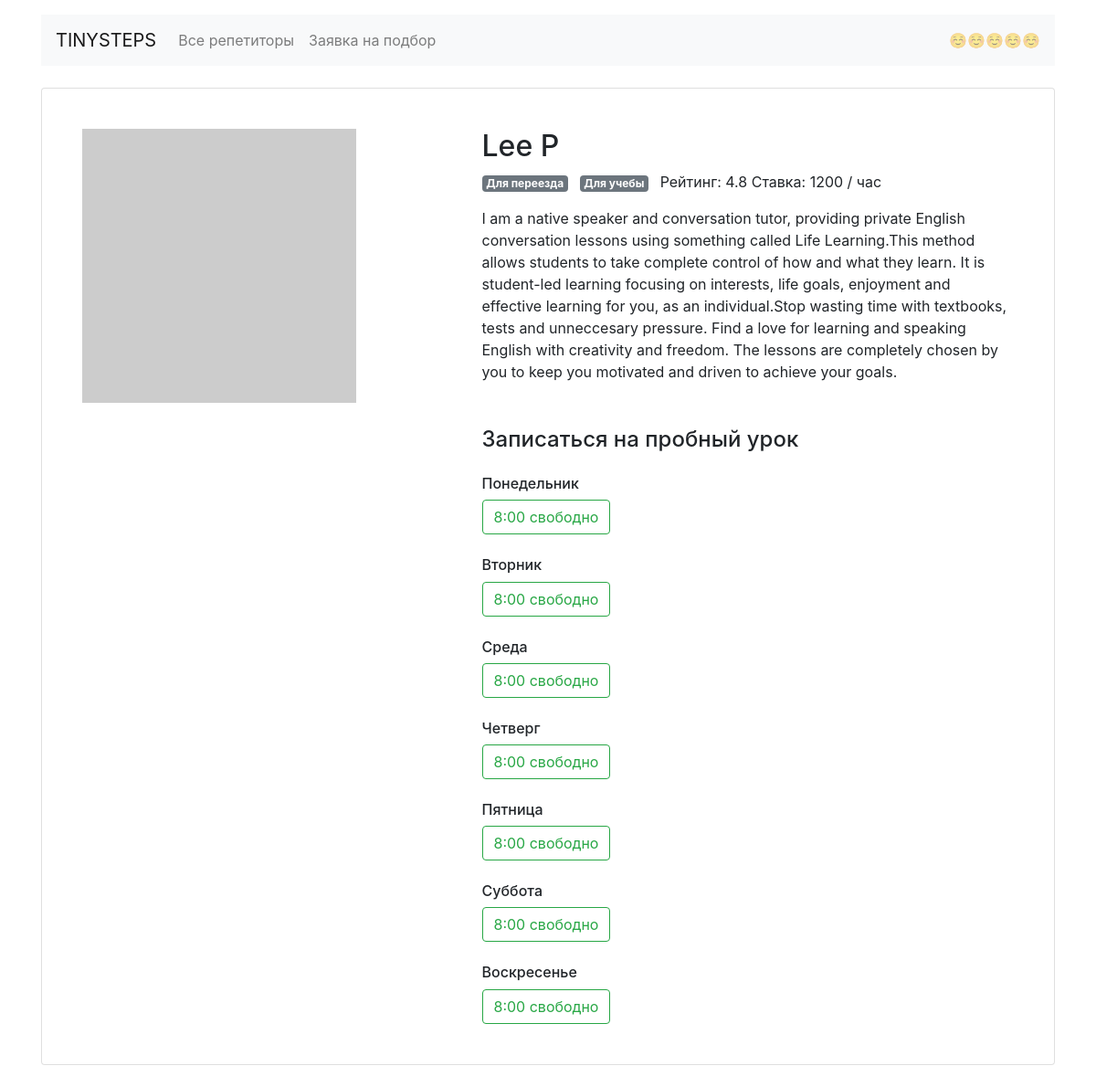
The page /profile/2 on the database its author committed.
### app.py (models this page shows)
class Teacher(db.Model):
    __tablename__ = "teachers"
    id = db.Column(db.Integer, primary_key=True)
    name = db.Column(db.String(100))
    about = db.Column(db.String)
    rating = db.Column(db.Float)
    picture =db.Column(db.String)
    price = db.Column(db.Integer)
    goals = db.Column(db.String)
    free = db.Column(db.String)
    bookings = db.relationship("Booking", back_populates="clientTeacher")

### app.py (the view)
@app.route('/profile/<id>')
def profile(id):
    teacher = db.session.query(Teacher).get(id)
    teacher.free = eval(teacher.free)
    return render_template('profile.html', goals_data=GOALS_DATA,
                            teacher=teacher,
                            weekdays=WEEKDAYS_NAMES
                            )

### templates/profile.html
{% extends 'base.html' %}
{% block container %}
    <div class="card my-4 mx-auto">
      <div class="card-body m-2 m-md-4">
        <article class="row">
          <div class="col-5"><img src="{{ teacher.picture }}" class="img-fluid" alt=""></div>
          <div class="col-7">
            <section class="teacher=info">
              <h1 class="h2">{{ teacher.name }}</h1>
              <p>
                  {% for goal_id in teacher.goals.split(',') %}
                    <span class="badge badge-secondary mr-2">
                      {{ goals_data[goal_id].value }}
                    </span>
                  {% endfor %}
                Рейтинг: {{ teacher.rating }} Ставка: {{ teacher.price }} / час
              </p>
              <p>{{ teacher.about }}</p>
            </section>
            <section class="available">
              <h4 class="mb-4 mt-5">Записаться на пробный урок</h4>
              {% for day, timetable in teacher["free"].items() %}
                <h6 class="mt-4">{{ weekdays[day] }}</h6>
                {% for time, free in timetable.items() %}
                  {% if free %}
                    <a href="/booking/{{ teacher.id }}/{{ day }}/{{ time|replace(':','-') }}" class="btn btn-outline-success mr-2">{{ time }} свободно</a>
                  {% endif %}
                {% endfor %}
              {% endfor %}
            </section>
          </div>
        </article>
      </div>
    </div>
{% endblock %}

### rows shown on the page
Teacher: name "Lee P", rating "4.8", price "1200", about "I am a native speaker and conversation tutor, providing private English conversation lessons using something called Life Learning.This method allows students to take complete control of how and what they learn. It is student-led learning focusing on interests, life goals, enjoyment and effective learning for you, as an individual.Stop wasting time with textbooks, tests and unneccesary pressure. Find a love for learning and speaking English with creativity and freedom. The lessons are completely chosen by you to keep you motivated and driven to achieve your goals."

### other values the page prints
{{ goals_data[goal_id].value }} "Для переезда" "Для учебы"
{{ weekdays[day] }} "Понедельник" "Вторник" "Среда" "Четверг" "Пятница" "Суббота" "Воскресенье"
{{ time }} "8:00" "8:00" "8:00" "8:00" "8:00" "8:00" "8:00"
